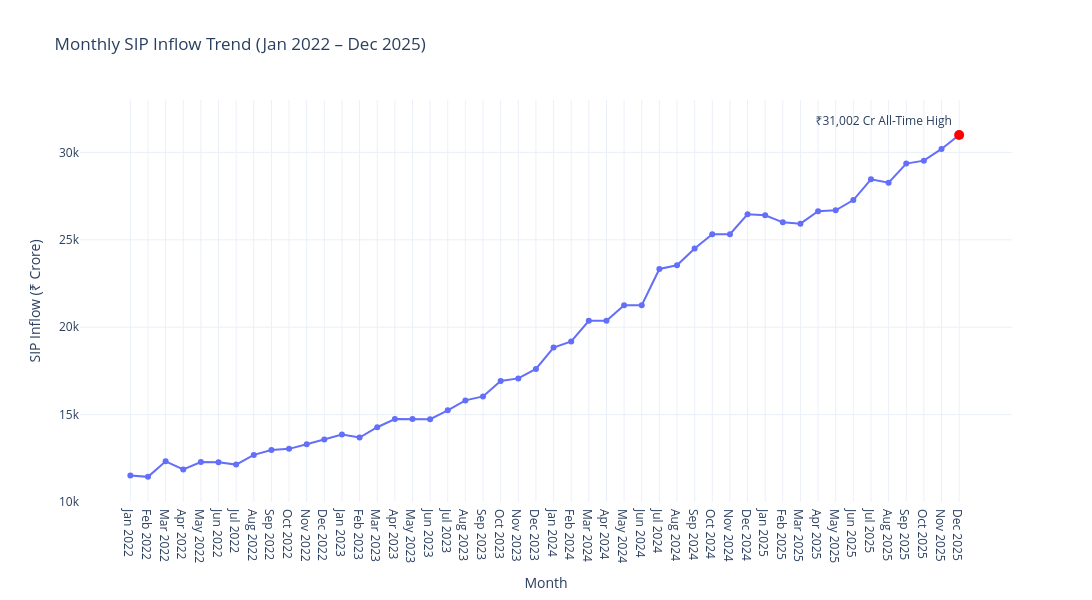

Notebook code cell kept with this figure:
### Markdown cell above
-> SBI Mutual Fund consistently maintained the highest Assets Under Management (AUM).

-> Most fund houses showed steady AUM growth from 2022 to 2025.

-> Large fund houses dominated industry assets throughout the analysis period.

### Code cell
# Convert month to datetime
sip["month"] = pd.to_datetime(sip["month"])

# Create a string column for Plotly (fixes Timestamp serialization)
sip["month_str"] = sip["month"].dt.strftime("%b %Y")

# Create line chart
fig = px.line(
    sip,
    x="month_str",
    y="sip_inflow_crore",
    title="Monthly SIP Inflow Trend (Jan 2022 – Dec 2025)",
    labels={
        "month_str": "Month",
        "sip_inflow_crore": "SIP Inflow (₹ Crore)"
    },
    markers=True
)

# Highlight all-time high (Dec 2025)
fig.add_scatter(
    x=[sip.iloc[-1]["month_str"]],
    y=[sip.iloc[-1]["sip_inflow_crore"]],
    mode="markers+text",
    marker=dict(size=10, color="red"),
    text=["₹31,002 Cr\nAll-Time High"],
    textposition="top left",
    showlegend=False
)

# Layout
fig.update_layout(
    template="plotly_white",
    height=600,
    width=1100,
    yaxis=dict(range=[10000, 33000])
)

# Save image
fig.write_image("../reports/sip_trend.png", scale=3)

# Show chart
fig.show()

### Figure 1 — Plotly figure (JSON) as saved in the notebook; plotly's stock layout.template omitted (floating-point values rounded to 4 significant figures)
{"data": [{"hovertemplate": "Month=%{x}<br>SIP Inflow (₹ Crore)=%{y}<extra></extra>", "legendgroup": "", "line": {"color": "#636efa", "dash": "solid"}, "marker": {"symbol": "circle"}, "mode": "lines+markers", "name": "", "orientation": "v", "showlegend": false, "type": "scatter", "x": ["Jan 2022", "Feb 2022", "Mar 2022", "Apr 2022", "May 2022", "Jun 2022", "Jul 2022", "Aug 2022", "Sep 2022", "Oct 2022", "Nov 2022", "Dec 2022", "Jan 2023", "Feb 2023", "Mar 2023", "Apr 2023", "May 2023", "Jun 2023", "Jul 2023", "Aug 2023", "Sep 2023", "Oct 2023", "Nov 2023", "Dec 2023", "Jan 2024", "Feb 2024", "Mar 2024", "Apr 2024", "May 2024", "Jun 2024", "Jul 2024", "Aug 2024", "Sep 2024", "Oct 2024", "Nov 2024", "Dec 2024", "Jan 2025", "Feb 2025", "Mar 2025", "Apr 2025", "May 2025", "Jun 2025", "Jul 2025", "Aug 2025", "Sep 2025", "Oct 2025", "Nov 2025", "Dec 2025"], "xaxis": "x", "y": [11517, 11438, 12328, 11863, 12286, 12276, 12140, 12694, 12976, 13040, 13306, 13573, 13856, 13687, 14276, 14749, 14749, 14734, 15245, 15814, 16042, 16928, 17073, 17610, 18838, 19187, 20371, 20371, 21262, 21262, 23332, 23547, 24509, 25323, 25320, 26459, 26400, 25999, 25926, 26632, 26688, 27274, 28464, 28265, 29361, 29529, 30200, 31002], "yaxis": "y"}, {"marker": {"color": "red", "size": 10}, "mode": "markers+text", "showlegend": false, "text": ["₹31,002 Cr\nAll-Time High"], "textposition": "top left", "type": "scatter", "x": ["Dec 2025"], "y": [31002]}], "layout": {"height": 600, "legend": {"tracegroupgap": 0}, "title": {"text": "Monthly SIP Inflow Trend (Jan 2022 – Dec 2025)"}, "width": 1100, "xaxis": {"anchor": "y", "domain": [0, 1], "title": {"text": "Month"}}, "yaxis": {"anchor": "x", "domain": [0, 1], "range": [10000, 33000], "title": {"text": "SIP Inflow (₹ Crore)"}}}}
